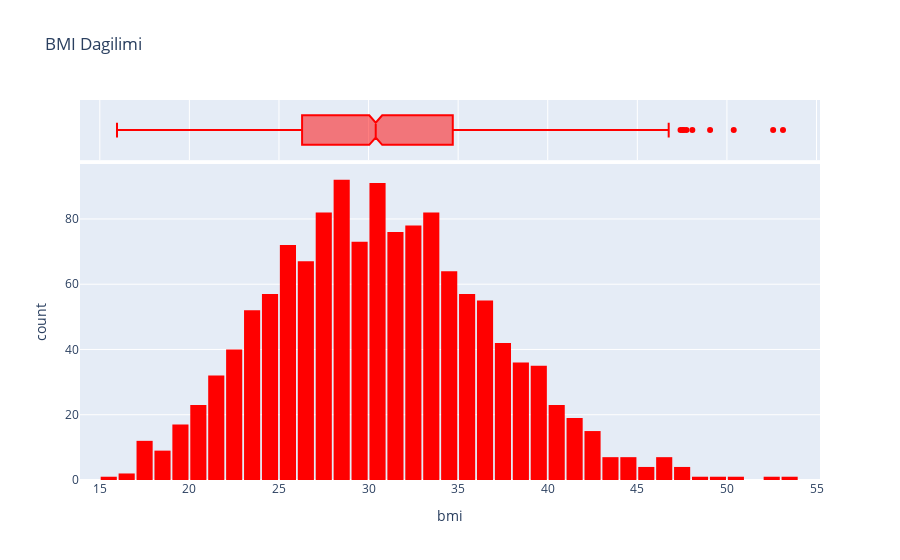

The notebook cell this image was saved under:
### Code cell
fig = px.histogram(
    medical_cf,
    x='bmi',
    marginal='box',
    color_discrete_sequence=['red'],
    title = 'BMI Dagilimi'
)
fig.update_layout(bargap=0.1)
fig.show()

### Figure 1 — Plotly figure (JSON) as saved in the notebook; plotly's stock layout.template omitted (floating-point values rounded to 4 significant figures; data arrays with more than 128 entries replaced by an {"elided": "..."} marker saying what was removed)
{"data": [{"alignmentgroup": "True", "bingroup": "x", "hovertemplate": "bmi=%{x}<br>count=%{y}<extra></extra>", "legendgroup": "", "marker": {"color": "red", "pattern": {"shape": ""}}, "name": "", "offsetgroup": "", "orientation": "v", "showlegend": false, "type": "histogram", "x": {"elided": "1338 float values"}, "xaxis": "x", "yaxis": "y"}, {"alignmentgroup": "True", "hovertemplate": "bmi=%{x}<extra></extra>", "legendgroup": "", "marker": {"color": "red"}, "name": "", "notched": true, "offsetgroup": "", "showlegend": false, "type": "box", "x": {"elided": "1338 float values"}, "xaxis": "x2", "yaxis": "y2"}], "layout": {"bargap": 0.1, "barmode": "relative", "legend": {"tracegroupgap": 0}, "title": {"text": "BMI Dagilimi"}, "xaxis": {"anchor": "y", "domain": [0, 1], "title": {"text": "bmi"}}, "xaxis2": {"anchor": "y2", "domain": [0, 1], "matches": "x", "showgrid": true, "showticklabels": false}, "yaxis": {"anchor": "x", "domain": [0, 0.8316], "title": {"text": "count"}}, "yaxis2": {"anchor": "x2", "domain": [0.8416, 1], "matches": "y2", "showgrid": false, "showline": false, "showticklabels": false, "ticks": ""}}}
